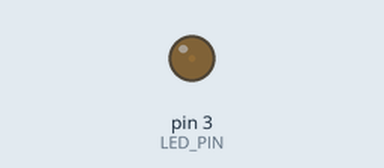
Recording of a sketch running on a simulated Arduino Uno, built with avr-gcc and run on an emulated ATmega328P. On the bench: output pins drawn as LEDs (lit = HIGH).

Above: at 0.05 s.
At 4.05 s:
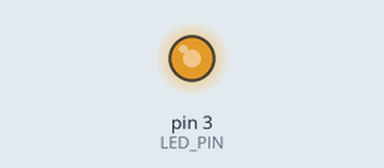
At 5.0 s:
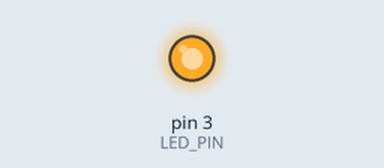
At 6.0 s:
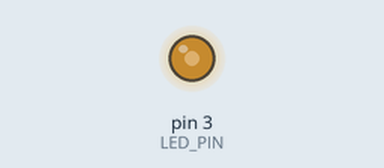
Timing chart, 0 to 13.0 s (numbered marks = the images above):
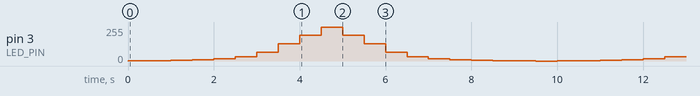

The sketch:

PWM-light.ino
```cpp
constexpr int LED_PIN = 3;
constexpr int PAUSE = 500;

void setup() {
  // put your setup code here, to run once:
  pinMode(LED_PIN, OUTPUT);
}

void loop() {
  // put your main code here, to run repeatedly:
  analogWrite(LED_PIN, 1);
  delay(PAUSE);

  analogWrite(LED_PIN, 2);
  delay(PAUSE);

  analogWrite(LED_PIN, 4);
  delay(PAUSE);

  analogWrite(LED_PIN, 8);
  delay(PAUSE);

  analogWrite(LED_PIN, 16);
  delay(PAUSE);


  analogWrite(LED_PIN, 32);
  delay(PAUSE);

  analogWrite(LED_PIN, 64);
  delay(PAUSE);

  analogWrite(LED_PIN, 128);
  delay(PAUSE);

  analogWrite(LED_PIN, 192);
  delay(PAUSE);

  digitalWrite(LED_PIN, HIGH);
  delay(PAUSE);

  analogWrite(LED_PIN, 192);
  delay(PAUSE);

  analogWrite(LED_PIN, 128);
  delay(PAUSE);

  analogWrite(LED_PIN, 64);
  delay(PAUSE);

  analogWrite(LED_PIN, 32);
  delay(PAUSE);

  analogWrite(LED_PIN, 16);
  delay(PAUSE);

  analogWrite(LED_PIN, 8);
  delay(PAUSE);

  analogWrite(LED_PIN, 4);
  delay(PAUSE);

  analogWrite(LED_PIN, 2);
  delay(PAUSE);

  analogWrite(LED_PIN, 1);
  delay(PAUSE);

  digitalWrite(LED_PIN, LOW);
  delay(PAUSE);
}
```
